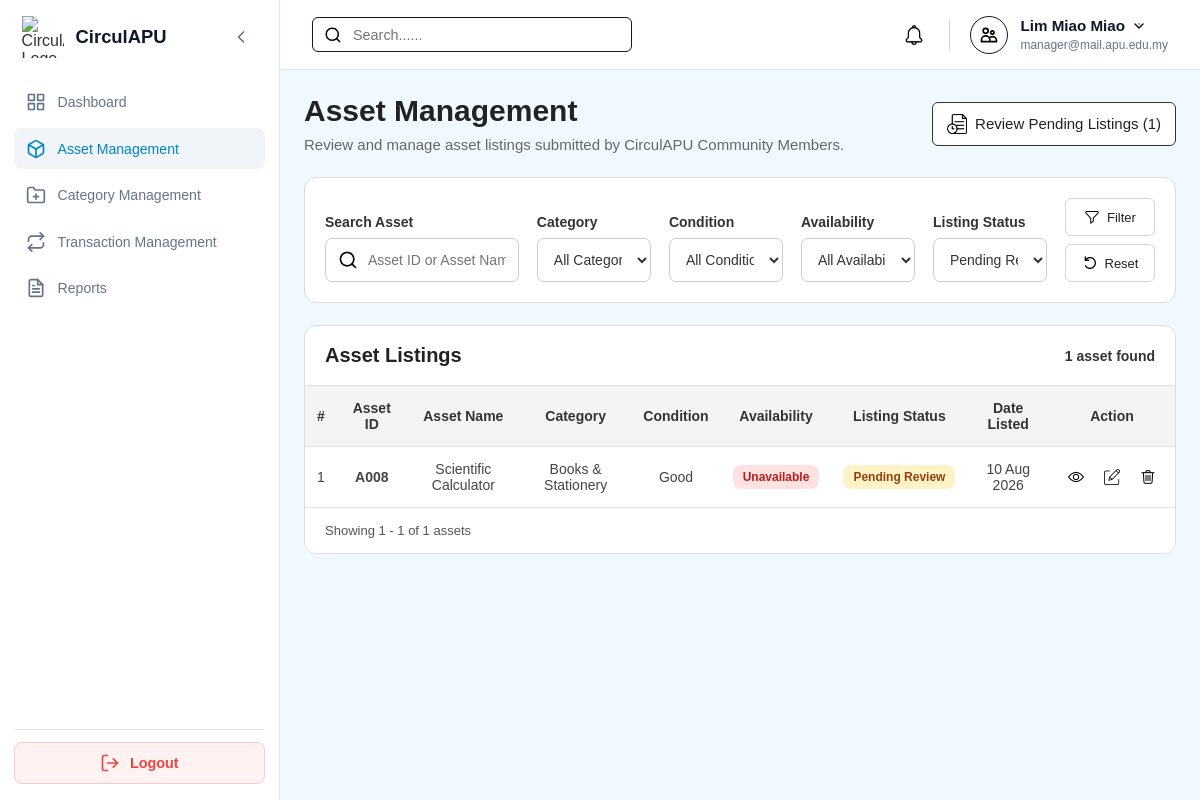
/Manager/manager_assets.php?listingStatus=Pending+Review (signed in), run on an earlier commit of the app's database.
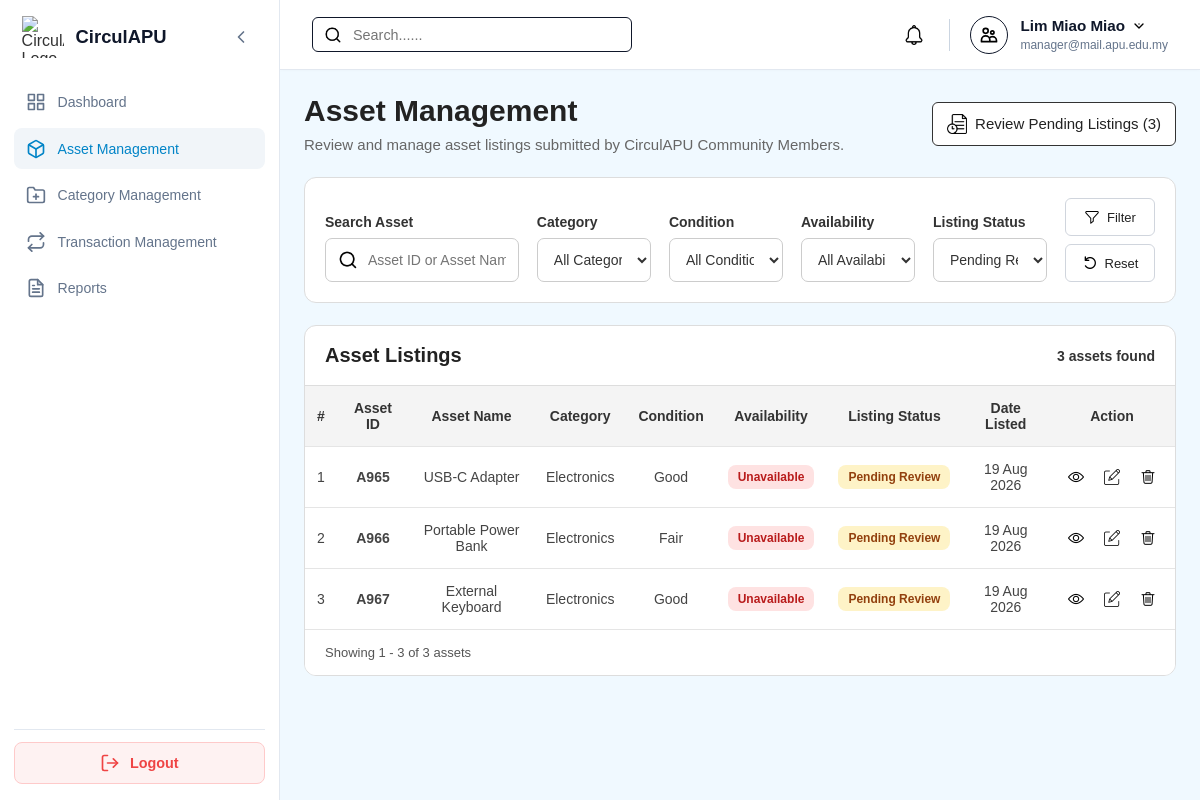
And on a later commit of the database.
### tables this page shows
CREATE TABLE `assets` (
  `assetID` varchar(10) NOT NULL,
  `ownerID` varchar(10) NOT NULL,
  `categoryID` varchar(10) NOT NULL,
  `assetName` varchar(150) NOT NULL,
  `description` varchar(255) DEFAULT NULL,
  `assetCondition` enum('New','Like New','Good','Fair','Poor') NOT NULL,
  `imageURL` varchar(255) DEFAULT NULL,
  `availabilityStatus` enum('Available','Reserved','Borrowed','Unavailable') NOT NULL,
  `listingStatus` enum('Draft','Pending Review','Ready for Verification','Approved','Published','Rejected','Removed') NOT NULL,
  `createdDate` timestamp NOT NULL DEFAULT current_timestamp(),
  `updatedDate` timestamp NULL DEFAULT NULL ON UPDATE current_timestamp(),
  `verificationStatus` enum('Pending','Approved','Rejected') NOT NULL
);

CREATE TABLE `categories` (
  `categoryID` varchar(10) NOT NULL,
  `categoryName` varchar(100) NOT NULL,
  `description` varchar(255) DEFAULT NULL,
  `categoryIcon` varchar(255) DEFAULT NULL,
  `status` enum('Active','Inactive') NOT NULL DEFAULT 'Active',
  `createdDate` timestamp NOT NULL DEFAULT current_timestamp()
);

### Manager/manager_assets.php (the view, shortened to what the changed rows need)
<?php
require_once '../db.php';
function e($v): string { return htmlspecialchars((string)$v, ENT_QUOTES, 'UTF-8'); }
function assetDate($v): string { return $v && strtotime($v) ? date('d M Y', strtotime($v)) : '-'; }
$search = trim($_GET['search'] ?? '');
$category = trim($_GET['category'] ?? '');
$condition = trim($_GET['condition'] ?? '');
$availability = trim($_GET['availability'] ?? $_GET['availabilityStatus'] ?? '');
$status = trim($_GET['listingStatus'] ?? '');
$verification = trim($_GET['verificationStatus'] ?? '');
$assets=$categories=[];$error='';$pendingCount=0;$nextPending='';
$perPage = 8;
$page = max(1, (int)($_GET['page'] ?? 1));
$total = 0; $totalPages = 1; $offset = 0;
try {
    $conn->set_charset('utf8mb4');
    $pending=$conn->query("SELECT assetID FROM assets WHERE listingStatus='Pending Review' ORDER BY createdDate ASC");
    $pendingCount=$pending->num_rows;
    $nextPending=$pending->fetch_assoc()['assetID']??'';
    $where = "
        WHERE (?='' OR a.assetID LIKE CONCAT('%',?,'%') OR a.assetName LIKE CONCAT('%',?,'%'))
          AND (?='' OR a.categoryID=?)
          AND (?='' OR a.assetCondition=?)
          AND (?='' OR a.availabilityStatus=?)
          AND ((?<>'') AND a.listingStatus=? OR (?='' AND a.listingStatus<>'Removed'))
          AND (?='' OR a.verificationStatus=?)
    ";
    $types = 'ssssssssssssss';
    $params = [
        $search,$search,$search,
        $category,$category,
        $condition,$condition,
        $availability,$availability,
        $status,$status,$status,
        $verification,$verification
    ];
    $stmt = $conn->prepare("SELECT COUNT(*) total FROM assets a $where");
    $stmt->bind_param($types, ...$params); $stmt->execute();
    $total = (int)$stmt->get_result()->fetch_assoc()['total']; $stmt->close();
    $totalPages = max(1, (int)ceil($total / $perPage));
    $page = min($page, $totalPages);
    $offset = ($page - 1) * $perPage;
    $stmt = $conn->prepare("
        SELECT a.assetID,a.assetName,a.assetCondition,a.availabilityStatus,
               a.listingStatus,a.createdDate,c.categoryName,c.categoryIcon,
               EXISTS(
                   SELECT 1
                   FROM transactionrequests tr
                   JOIN borrowings b ON b.transactionID=tr.transactionID
                   WHERE tr.assetID=a.assetID
                     AND tr.requestStatus IN ('Approved','In Progress')
                     AND b.actualReturnDate IS NULL
                     AND b.borrowingStatus IN ('Approved','Borrowed','Active','Overdue')
               ) hasActiveReservation
        FROM assets a
        JOIN categories c ON a.categoryID=c.categoryID
        $where
        ORDER BY a.createdDate DESC
        LIMIT ? OFFSET ?
    ");
    $listParams = [...$params, $perPage, $offset];
    $stmt->bind_param($types . 'ii', ...$listParams); $stmt->execute();
    $assets = $stmt->get_result()->fetch_all(MYSQLI_ASSOC); $stmt->close();
} catch (Throwable $e) {
    error_log($e->getMessage());
    $error = 'Unable to load asset records. Please try again.';
}
$start = $total ? $offset + 1 : 0;
$end = min($offset + $perPage, $total);
$back=http_build_query(array_filter([
    'search'=>$search,'category'=>$category,'condition'=>$condition,'availability'=>$availability,
    'listingStatus'=>$status,'verificationStatus'=>$verification,'page'=>$page
],fn($v)=>$v!==''&&$v!==1));
$backParam=$back?'&back='.rawurlencode($back):'';
?>
<!DOCTYPE html>
<html lang="en">
<head>
    <link rel="stylesheet" href="../style.css">
    <link rel="stylesheet" href="manager_style.css?v=<?=filemtime(__DIR__.'/manager_style.css')?>">
    <link rel="stylesheet" href="manager_mobile.css">
</head>
<body class="role-manager">
<div class="dashboard-container">
<div class="main-content">
<main class="page-body">
<section class="management-heading management-heading-action">
    <div class="management-heading-text">
        <h1>Asset Management</h1>
        <p>Review and manage asset listings submitted by CirculAPU Community Members.</p>
    </div>
    <?php if($nextPending):?>
    <a href="review_asset_submission.php?assetID=<?=e($nextPending)?>" class="management-create-btn">
        <img src="../assets/icons/pendingVerification.png" alt="">
        Review Pending Listings (<?=$pendingCount?>)
    </a>
    <?php endif;?>
</section>
<section class="management-list desktop-asset-list">
    <div class="management-list-header">
        <h2>Asset Listings</h2>
        <p><?= $total ?> asset<?= $total === 1 ? '' : 's' ?> found</p>
    </div>
    <div class="management-table-wrapper">
    <table class="management-table">
        <thead>
        <tr>
            <th>#</th><th>Asset ID</th><th>Asset Name</th><th>Category</th><th>Condition</th>
            <th>Availability</th><th>Listing Status</th><th>Date Listed</th><th>Action</th>
        </tr>
        </thead>
        <tbody>
        <?php if (!$assets): ?>
            <tr><td colspan="9" class="management-empty-state">No asset records found.</td></tr>
        <?php else: foreach ($assets as $i => $a): ?>
            <tr>
                <td><?= $offset + $i + 1 ?></td>
                <td><strong><?= e($a['assetID']) ?></strong></td>
                <td><?= e($a['assetName']) ?></td>
                <td>
                    <div class="category-name-cell">
                        <span><?= e($a['categoryName']) ?></span>
                    </div>
                </td>
                <td><?= e($a['assetCondition']) ?></td>
                <td><span class="status-badge" data-status="<?=e($a['availabilityStatus'])?>"><?=e($a['availabilityStatus'])?></span></td>
                <td><span class="status-badge" data-status="<?=e($a['listingStatus'])?>"><?=e($a['listingStatus'])?></span></td>
                <td><?= e(assetDate($a['createdDate'])) ?></td>
                <td>
                    <div class="management-actions">
                        <a href="manager_asset_view.php?assetID=<?= e($a['assetID']) ?><?=e($backParam)?>" class="management-action-btn" title="View Asset">
                            <img src="../assets/icons/view.png" alt="View">
                        </a>
                        <?php if ($a['listingStatus'] === 'Pending Review'): ?>
                        <a href="review_asset_submission.php?assetID=<?= e($a['assetID']) ?><?=e($backParam)?>" class="management-action-btn" title="Review Asset Submission">
                            <img src="../assets/icons/edit.png" alt="Review">
                        </a>
                        <?php elseif ($a['listingStatus'] !== 'Removed'): ?>
                        <a href="manager_asset_edit.php?assetID=<?= e($a['assetID']) ?><?=e($backParam)?>" class="management-action-btn" title="Edit Asset Information">
                            <img src="../assets/icons/edit.png" alt="Edit">
                        </a>
                        <?php endif; ?>
                        <?php if ($a['listingStatus'] !== 'Removed' && !in_array($a['availabilityStatus'], ['Reserved','Borrowed'], true) && empty($a['hasActiveReservation'])): ?>
                        <button type="button" class="management-action-btn delete" title="Remove Asset"
                                data-id="<?=e($a['assetID'])?>" data-name="<?=e($a['assetName'])?>"
                                onclick="openRemoveDialog(this)">
                            <img src="../assets/icons/delete.png" alt="Remove">
                        </button>
                        <?php endif; ?>
                    </div>
                </td>
            </tr>
        <?php endforeach; endif; ?>
        </tbody>
    </table>
    </div>
    <div class="management-table-footer">
        <p>Showing <?= $start ?> - <?= $end ?> of <?= $total ?> assets</p>
    </div>
</section>
</main>
</div>
</div>
</body>
</html>

What changed in the data, as far as the page shows it:
no longer on this page (row edited): assets: i "1", assetID "A008", assetName "Scientific Calculator", categoryID.categoryName "Books & Stationery", assetCondition "Good", availabilityStatus "Unavailable", listingStatus "Pending Review", createdDate "10 Aug 2026"
added assets: i "1", assetID "A965", assetName "USB-C Adapter", categoryID.categoryName "Electronics", assetCondition "Good", availabilityStatus "Unavailable", listingStatus "Pending Review", createdDate "19 Aug 2026"
added assets: i "2", assetID "A966", assetName "Portable Power Bank", categoryID.categoryName "Electronics", assetCondition "Fair", availabilityStatus "Unavailable", listingStatus "Pending Review", createdDate "19 Aug 2026"
added assets: i "3", assetID "A967", assetName "External Keyboard", categoryID.categoryName "Electronics", assetCondition "Good", availabilityStatus "Unavailable", listingStatus "Pending Review", createdDate "19 Aug 2026"
Also different on the page:
$pendingCount: "1" → "3"
$total: "1" → "3"
$end: "1" → "3"
text now shown: "s"
